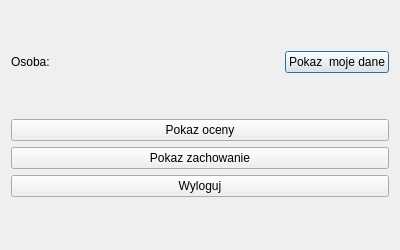
<?xml version="1.0" encoding="UTF-8"?>
<ui version="4.0">
 <class>StudentWindow</class>
 <widget class="QDialog" name="StudentWindow">
  <property name="geometry">
   <rect>
    <x>0</x>
    <y>0</y>
    <width>400</width>
    <height>250</height>
   </rect>
  </property>
  <property name="windowTitle">
   <string>Dialog</string>
  </property>
  <layout class="QVBoxLayout" name="verticalLayout_2" stretch="1,2">
   <item>
    <layout class="QHBoxLayout" name="horizontalLayout_2">
     <item>
      <layout class="QHBoxLayout" name="horizontalLayout">
       <item>
        <widget class="QLabel" name="personLabel">
         <property name="styleSheet">
          <string notr="true">font: 700 15pt &quot;Nirmala UI&quot;;
color: &quot;white&quot;;</string>
         </property>
         <property name="text">
          <string>Osoba: </string>
         </property>
        </widget>
       </item>
       <item>
        <widget class="QLabel" name="nameLabel">
         <property name="styleSheet">
          <string notr="true">font: 700 15pt &quot;Nirmala UI&quot;;
color: &quot;white&quot;;</string>
         </property>
         <property name="text">
          <string/>
         </property>
        </widget>
       </item>
       <item>
        <widget class="QLabel" name="lastNameLabel">
         <property name="styleSheet">
          <string notr="true">font: 700 15pt &quot;Nirmala UI&quot;;
color: &quot;white&quot;;</string>
         </property>
         <property name="text">
          <string/>
         </property>
        </widget>
       </item>
      </layout>
     </item>
     <item>
      <spacer name="horizontalSpacer">
       <property name="orientation">
        <enum>Qt::Horizontal</enum>
       </property>
       <property name="sizeHint" stdset="0">
        <size>
         <width>40</width>
         <height>20</height>
        </size>
       </property>
      </spacer>
     </item>
     <item>
      <widget class="QPushButton" name="showDataPushButton">
       <property name="cursor">
        <cursorShape>OpenHandCursor</cursorShape>
       </property>
       <property name="styleSheet">
        <string notr="true">font: 700 12pt &quot;Nirmala UI&quot;;
color: &quot;white&quot;;</string>
       </property>
       <property name="text">
        <string>Pokaz  moje dane</string>
       </property>
      </widget>
     </item>
    </layout>
   </item>
   <item>
    <layout class="QVBoxLayout" name="verticalLayout">
     <item>
      <widget class="QPushButton" name="gradesPushButton">
       <property name="cursor">
        <cursorShape>OpenHandCursor</cursorShape>
       </property>
       <property name="styleSheet">
        <string notr="true">font: 700 15pt &quot;Nirmala UI&quot;;
color: &quot;white&quot;;</string>
       </property>
       <property name="text">
        <string>Pokaz oceny</string>
       </property>
      </widget>
     </item>
     <item>
      <widget class="QPushButton" name="behaviorPushButton">
       <property name="cursor">
        <cursorShape>OpenHandCursor</cursorShape>
       </property>
       <property name="styleSheet">
        <string notr="true">font: 700 15pt &quot;Nirmala UI&quot;;
color: &quot;white&quot;;</string>
       </property>
       <property name="text">
        <string>Pokaz zachowanie</string>
       </property>
      </widget>
     </item>
     <item>
      <widget class="QPushButton" name="exitPushButton">
       <property name="cursor">
        <cursorShape>OpenHandCursor</cursorShape>
       </property>
       <property name="styleSheet">
        <string notr="true">font: 700 15pt &quot;Nirmala UI&quot;;
color: &quot;white&quot;;</string>
       </property>
       <property name="text">
        <string>Wyloguj</string>
       </property>
      </widget>
     </item>
    </layout>
   </item>
  </layout>
 </widget>
 <resources/>
 <connections/>
</ui>
